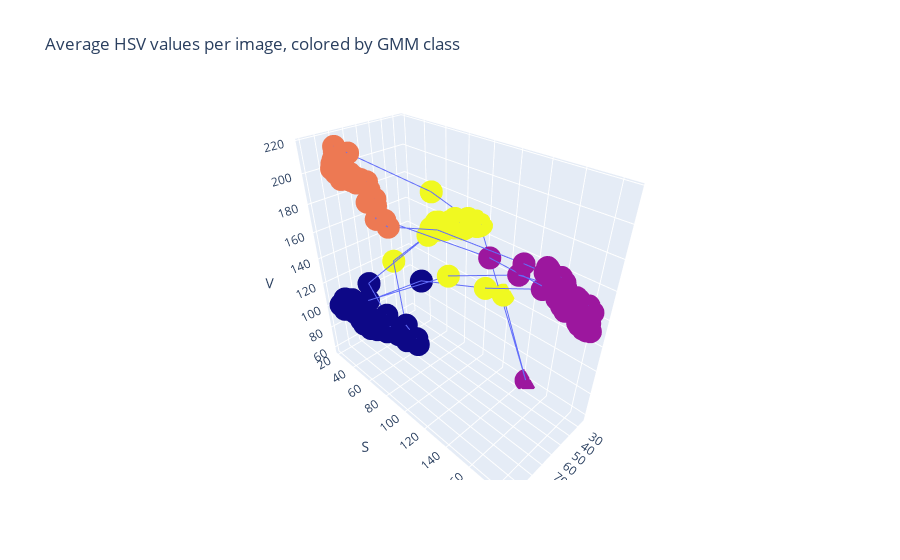

This figure's notebook cell:
### Markdown cell above
I'd say the clusters in the HSV plot appear slightly more spread out, so are perhaps easier to capture with a clustering algorithm, although I'm not sure there's a big difference. So I'll perform my clustering on HSV values.

## Step three: Fit a model

In order to automatically distinguish between the four color clusters, I've used a clustering algorithm to train a model.

My first thought was to try k-means (with k=4), however I wanted to capture the idea that clusters are spread out more in some dimensions than others. Some googling lead me to gaussian mixture models, which are well explained in [this blog post](https://docs.opencv.org/3.4/da/d97/tutorial_threshold_inRange.html).

The following fits a gaussian mixture model to the data:

### Code cell
# set seed for repeatability
np.random.seed(1234)

# fit the model and use it to label the dataset
gmm = GaussianMixture(n_components=4)
gmm.fit(hsv_frame)
labels = gmm.predict(hsv_frame)

# plot the labeled results
hsv_frame['cluster'] = labels
data = go.Scatter3d(x=hsv_frame.h, y=hsv_frame.s, z=hsv_frame.v, mode="lines+markers", marker=dict(color=labels))
fig = go.Figure(data)
fig.update_layout(
    title="Average HSV values per image, colored by GMM class",
    scene=dict(
        xaxis_title='H',
        yaxis_title='S',
        zaxis_title='V',
    )
)
fig.show()

### Figure 1 — Plotly figure (JSON) as saved in the notebook; plotly's stock layout.template omitted (floating-point values rounded to 4 significant figures; data arrays with more than 128 entries replaced by an {"elided": "..."} marker saying what was removed)
{"data": [{"marker": {"color": {"elided": "389 int values"}}, "mode": "lines+markers", "type": "scatter3d", "x": {"elided": "389 int values"}, "y": {"elided": "389 int values"}, "z": {"elided": "389 int values"}}], "layout": {"scene": {"xaxis": {"title": {"text": "H"}}, "yaxis": {"title": {"text": "S"}}, "zaxis": {"title": {"text": "V"}}}, "title": {"text": "Average HSV values per image, colored by GMM class"}}}
